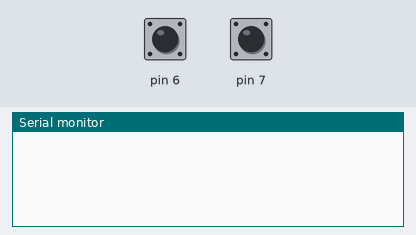
The sketch below on a simulated Arduino Uno, built with avr-gcc and run on an emulated ATmega328P. On the bench: the last lines printed to the serial monitor. Inputs (shaded band) come from the test bench; at power-on: pin 6 HIGH, pin 7 HIGH.

Above: at 1.2 s.
1.3 s: pin 6 pulled LOW for 0.15 s
At 2.5 s:
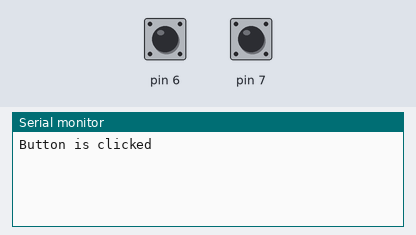
2.9 s: pin 7 pulled LOW for 3.2 s
At 5.7 s:
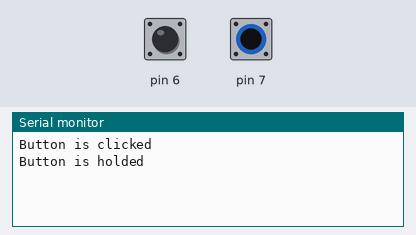

The sketch:

button_test.ino
```cpp
#include <GyverButton.h>

// Создаем объект кнопки
GButton button1(6); // Пин, к которому подключена кнопка 1 (левая)
GButton button2(7);

void setup() {
  Serial.begin(9600);
  button1.setDebounce(100);        // Устанавливаем антидребезг в 1с
  button1.setTimeout(2000);        // Устанавливаем таймаут удержания в 2с (чтообы вывело held)
  button1.setClickTimeout(500);   // Устанавливаем таймаут между кликами в 300 мс

  button2.setDebounce(100);        // Устанавливаем антидребезг в 50 мс
  button2.setTimeout(2000);        // Устанавливаем таймаут удержания в 2с (чтообы вывело held)
  button2.setClickTimeout(300);
}

void loop() {
  button1.tick(); // Обязательная функция отработки. Должна постоянно опрашиваться
  button2.tick(); // Обязательная функция отработки. Должна постоянно опрашиваться

  if (button1.isHolded()){
    Serial.println("Button is holded");
  }
  else if (button1.isClick()){
    Serial.println("Button is clicked");
  }

  if (button2.isHolded()){
    Serial.println("Button is holded");
  }
  else if (button2.isClick()){
    Serial.println("Button is clicked");
  }
}

// Косяк иногда странно выводит clicker и holded пока что не сильно понятно в чем причина
```

Measured:
- after the input at 1.3 s, the serial monitor: prints a new line after 0.15 s (image 1)
- after the input at 2.9 s, the serial monitor: prints a new line after 2.0 s (image 2)
